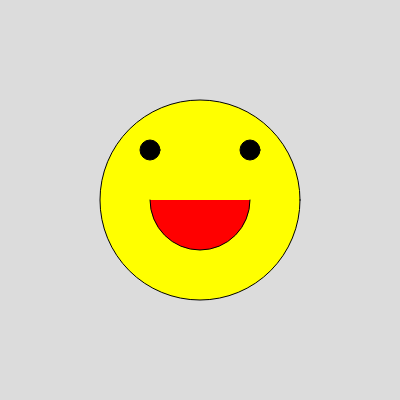
Frame 1 (no input)
Frame 60 (no input): identical to frame 1, image omitted
Frame 120 (the mouse pressed at the canvas centre since frame 60): identical to frame 1, image omitted

The p5.js sketch that drew this single still picture (run headless with seeded random() and noise() and a simulated clock; from frame 60 on, the mouse is pressed at the canvas centre):

// p5.js sketch
// ── sketch.js
// draw a happy face

function setup() {
	createCanvas(400, 400);
}

function draw() {
	background(220);
	// face
	fill(255, 255, 0);
	ellipse(200, 200, 200, 200);
	// eyes
	fill(0);
	ellipse(150, 150, 20, 20);
	ellipse(250, 150, 20, 20);
	// mouth
	fill(255, 0, 0);
	arc(200, 200, 100, 100, 0, PI);
}
